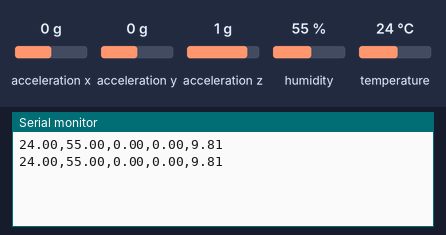
Bench run of a sketch on a simulated Arduino Uno, built with avr-gcc and run on an emulated ATmega328P. On the bench: the last lines printed to the serial monitor. The test bench sets the inputs (shaded band); at power-on: acceleration x 0 g, humidity 55 %, acceleration y 0 g, temperature 24 °C, acceleration z 1 g.

Above: at 1.8 s.
1.9 s: acceleration x set to -1.4 g
At 3.3 s:
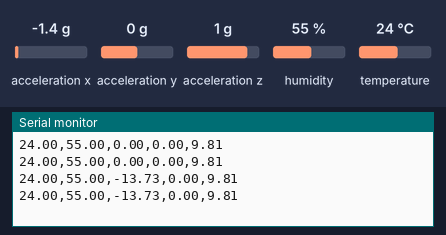
3.4 s: humidity set to 22 %
At 4.7 s:
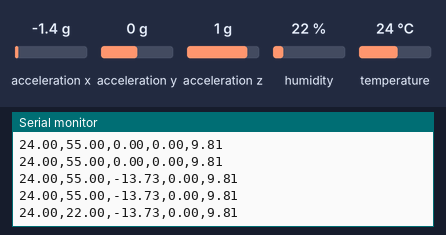
4.9 s: acceleration y set to -1.4 g
At 5.9 s:
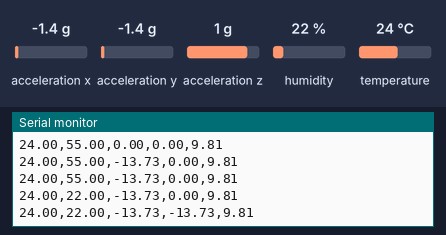
6.4 s: temperature set to 12 °C
At 7.7 s:
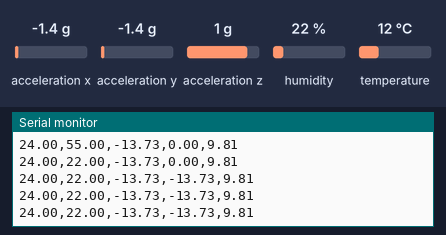
7.9 s: acceleration z set to -1.4 g
At 9.3 s:
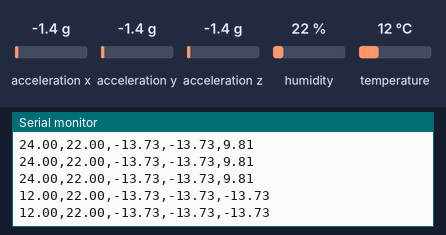
9.4 s: humidity set to 40 %
At 10.6 s:
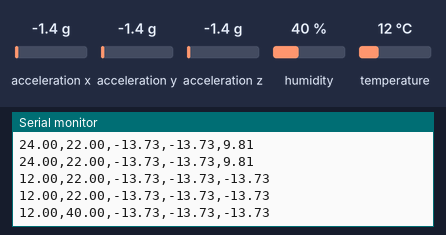
Timing chart, 0 to 11.9 s (numbered marks = the images above; inputs shaded):
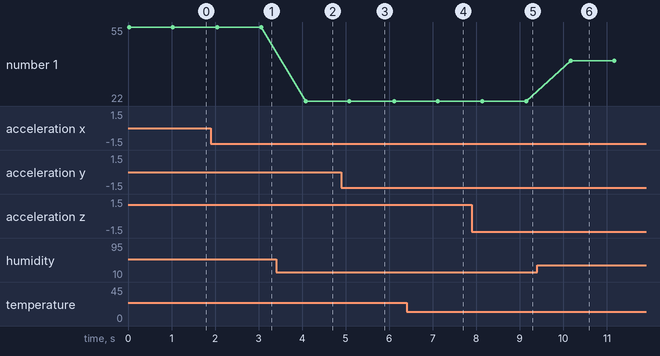

Measured:
- after the input at 1.9 s, the serial monitor: prints a new line after 0.15 s (image 1)
- after the input at 3.4 s, the serial monitor: prints a new line after 0.68 s (image 2)
- after the input at 4.9 s, the serial monitor: prints a new line after 0.19 s (image 3)
- after the input at 7.9 s, the serial monitor: prints a new line after 0.24 s (image 5)
- after the input at 9.4 s, the serial monitor: prints a new line after 0.77 s (image 6)
- plotted number 1: 55 → 22 after the input at 3.4 s, 22 → 40 after the input at 9.4 s

The sketch:

injury_monitor.ino
```cpp
#include <Wire.h>
#include <Adafruit_Sensor.h>
#include <Adafruit_ADXL345_U.h>
#include <DHT.h>

#define DHTPIN 2
#define DHTTYPE DHT11
DHT dht(DHTPIN, DHTTYPE);
Adafruit_ADXL345_Unified accel = Adafruit_ADXL345_Unified(12345);

void setup() {
  Serial.begin(9600);
  dht.begin();
  if (!accel.begin()) {
    Serial.println("ADXL345 not detected. Check wiring.");
    while (1);
  }
}

void loop() {
  float temp = dht.readTemperature();
  float hum = dht.readHumidity();

  sensors_event_t event;
  accel.getEvent(&event);
  float x = event.acceleration.x;
  float y = event.acceleration.y;
  float z = event.acceleration.z;

  Serial.print(temp); Serial.print(",");
  Serial.print(hum); Serial.print(",");
  Serial.print(x); Serial.print(",");
  Serial.print(y); Serial.print(",");
  Serial.println(z);

  delay(1000); // Read every second
}
```
